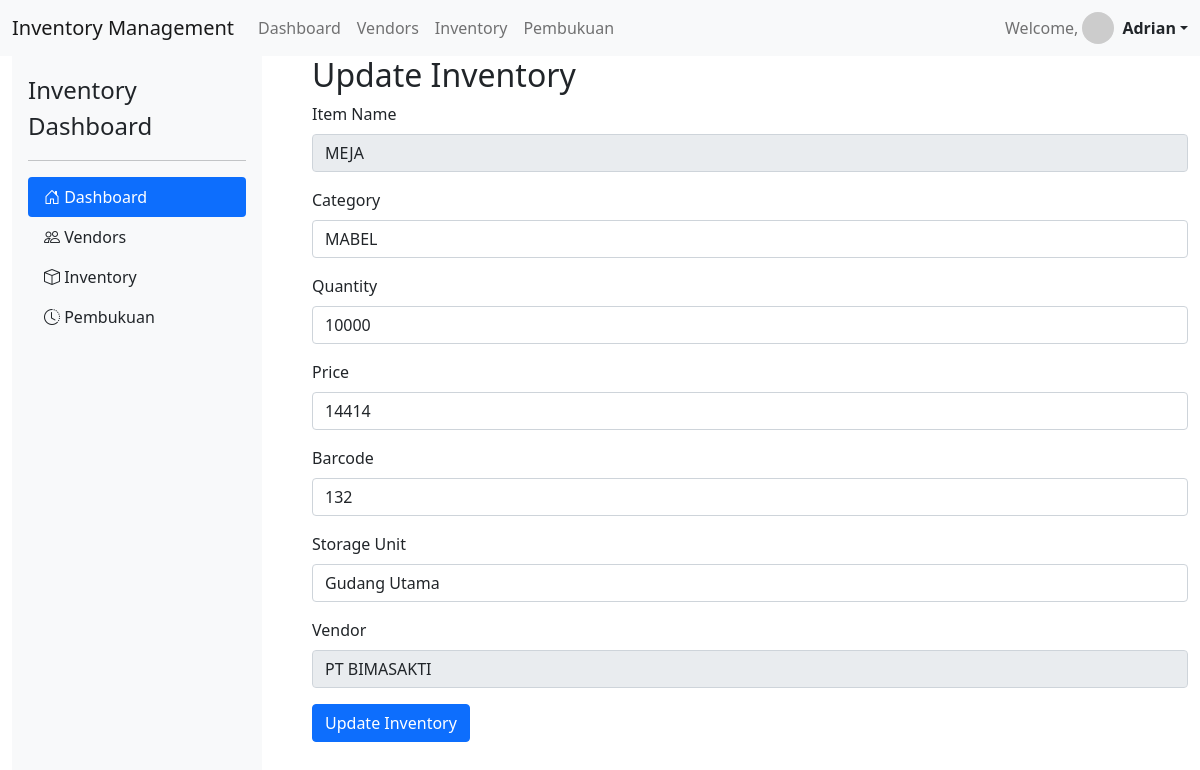
The page /pages/editInv.php?edit=29 (signed in) on the database its author committed.
### tables this page shows
CREATE TABLE `inventory` (
  `id` int(11) NOT NULL,
  `name` varchar(100) DEFAULT NULL,
  `category` varchar(50) DEFAULT NULL,
  `quantity` int(11) DEFAULT NULL,
  `price` int(50) DEFAULT NULL,
  `storage_unit_id` int(11) DEFAULT NULL,
  `barcode` varchar(100) DEFAULT NULL,
  `vendor_id` int(11) DEFAULT NULL
);

CREATE TABLE `storage_units` (
  `id` int(11) NOT NULL,
  `name` varchar(100) DEFAULT NULL,
  `location` varchar(100) DEFAULT NULL
);

CREATE TABLE `vendors` (
  `id` int(11) NOT NULL,
  `name` varchar(100) DEFAULT NULL,
  `contact` varchar(50) DEFAULT NULL,
  `nomor_invoice` varchar(50) DEFAULT NULL,
  `quantity` int(11) DEFAULT 0,
  `item` varchar(100) DEFAULT NULL
);

### database/functions.php (called while the page is built, shortened)
<?php
function getAllVendors() {
    global $conn;
    $query = "SELECT * FROM vendors";
    $stmt = $conn->prepare($query);
    $stmt->execute();
    $result = $stmt->get_result();
    return $result->fetch_all(MYSQLI_ASSOC);
}
function getAllStorageUnits() {
    global $conn;
    $query = "SELECT * FROM storage_units";
    $stmt = $conn->prepare($query);
    $stmt->execute();
    $result = $stmt->get_result();
    return $result->fetch_all(MYSQLI_ASSOC);
}
function getInvById($id) {
    global $conn;
    $query = "SELECT * FROM inventory WHERE id = ?";
    $stmt = $conn->prepare($query);
    $stmt->bind_param('i', $id);
    if ($stmt->execute()) {
        $result = $stmt->get_result();
        return $result->fetch_assoc();
    } else {
        return false;
    }
}

### pages/editInv.php (the view, shortened to what this page needs)
<?php
include '../include/header.php';
include '../database/koneksi.php';
include '../database/functions.php';
if (isset($_GET['edit'])) {
    $InvId = $_GET['edit'];
    $Inv = getInvById($InvId);
    $storage_unit_id = $Inv['storage_unit_id'];
    $vendor_id = $Inv['vendor_id'];
} else {
    header('location: history.php');
    exit();
}
$storage_units = getAllStorageUnits();
$vendors = getAllVendors();
?>
<div class="container-fluid">
    <div class="row">
        <div class="col-3">
            <?php include '../include/sidebar.php' ?>
        </div>
        <div class="col-9">
            <h2>Update Inventory</h2>
            <form method="post" action="editInv.php">
                <div class="mb-3">
                    <label for="name" class="form-label">Item Name</label>
                    <input type="text" class="form-control" id="name" name="name" value="<?= htmlspecialchars($Inv['name']); ?>" required readonly>
                </div>
                <div class="mb-3">
                    <label for="category" class="form-label">Category</label>
                    <input type="text" class="form-control" id="category" name="category" value="<?= htmlspecialchars($Inv['category']); ?>" required>
                </div>
                <div class="mb-3">
                    <label for="quantity" class="form-label">Quantity</label>
                    <input type="number" class="form-control" id="quantity" name="quantity" value="<?= htmlspecialchars($Inv['quantity']); ?>" required>
                </div>
                <div class="mb-3">
                    <label for="price" class="form-label">Price</label>
                    <input type="number" class="form-control" id="price" name="price" value="<?= htmlspecialchars($Inv['price']); ?>" required>
                </div>
                <div class="mb-3">
                    <label for="barcode" class="form-label">Barcode</label>
                    <input type="text" class="form-control" id="barcode" name="barcode" value="<?= htmlspecialchars($Inv['barcode']); ?>" required>
                </div>
                <div class="mb-3">
                    <label for="storage_unit_id" class="form-label">Storage Unit</label>
                    <select class="form-control" id="storage_unit_id" name="storage_unit_id" required>
                        <?php foreach ($storage_units as $unit): ?>
                            <option value="<?= htmlspecialchars($unit['id']); ?>" <?= $storage_unit_id == $unit['id'] ? 'selected' : '' ?>><?= htmlspecialchars($unit['name']); ?></option>
                        <?php endforeach; ?>
                    </select>
                </div>
                <div class="mb-3">
                    <label for="vendor_id" class="form-label">Vendor</label>
                    <select class="form-control" id="vendor_id" name="vendor_id" required readonly >
                        <?php foreach ($vendors as $vendor): ?>
                            <option value="<?= htmlspecialchars($vendor['id']); ?>" <?= $vendor_id == $vendor['id'] ? 'selected' : '' ?>>
                                <?= htmlspecialchars($vendor['name']); ?>
                            </option>
                        <?php endforeach; ?>
                    </select>
                </div>
                <button type="submit" name="update" class="btn btn-primary">Update Inventory</button>
            </form>
        </div>
    </div>
</div>

### rows shown on the page
inventory: name "MEJA", category "MABEL", quantity "10000", price "14414", barcode "132", storage_unit_id "Gudang Utama", vendor_id "PT BIMASAKTI"

### other values the page prints
$_SESSION['admin_name'] "Adrian"
